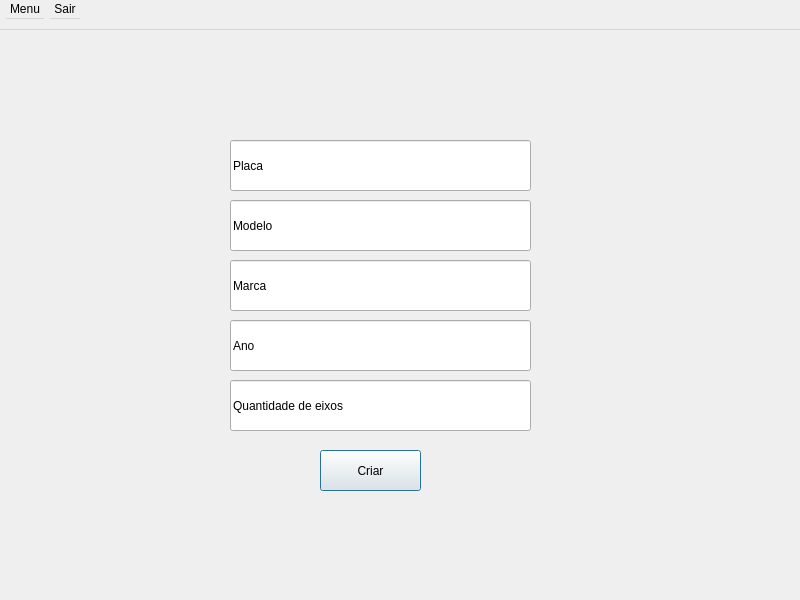
<?xml version="1.0" encoding="UTF-8"?>
<ui version="4.0">
 <class>cadastroVeiculos</class>
 <widget class="QDialog" name="cadastroVeiculos">
  <property name="geometry">
   <rect>
    <x>0</x>
    <y>0</y>
    <width>800</width>
    <height>600</height>
   </rect>
  </property>
  <property name="windowTitle">
   <string>Tela de Cadastro de Veiculos</string>
  </property>
  <widget class="QWidget" name="centralwidget">
   <widget class="QLineEdit" name="lineEdit_placa">
    <property name="geometry">
     <rect>
      <x>230</x>
      <y>140</y>
      <width>301</width>
      <height>51</height>
     </rect>
    </property>
    <property name="text">
     <string>Placa</string>
    </property>
   </widget>
   <widget class="QLineEdit" name="lineEdit_modelo">
    <property name="geometry">
     <rect>
      <x>230</x>
      <y>200</y>
      <width>301</width>
      <height>51</height>
     </rect>
    </property>
    <property name="text">
     <string>Modelo</string>
    </property>
   </widget>
   <widget class="QLineEdit" name="lineEdit_marca">
    <property name="geometry">
     <rect>
      <x>230</x>
      <y>260</y>
      <width>301</width>
      <height>51</height>
     </rect>
    </property>
    <property name="text">
     <string>Marca</string>
    </property>
   </widget>
   <widget class="QLineEdit" name="lineEdit_ano">
    <property name="geometry">
     <rect>
      <x>230</x>
      <y>320</y>
      <width>301</width>
      <height>51</height>
     </rect>
    </property>
    <property name="text">
     <string>Ano</string>
    </property>
   </widget>
   <widget class="QLineEdit" name="lineEdit_quantidadeEixos">
    <property name="geometry">
     <rect>
      <x>230</x>
      <y>380</y>
      <width>301</width>
      <height>51</height>
     </rect>
    </property>
    <property name="text">
     <string>Quantidade de eixos</string>
    </property>
   </widget>
   <widget class="QPushButton" name="pushButton_criarVeiculo">
    <property name="geometry">
     <rect>
      <x>320</x>
      <y>450</y>
      <width>101</width>
      <height>41</height>
     </rect>
    </property>
    <property name="text">
     <string>Criar</string>
    </property>
   </widget>
  </widget>
  <widget class="QStatusBar" name="statusbar"/>
  <widget class="QMenuBar" name="menubar">
   <property name="enabled">
    <bool>true</bool>
   </property>
   <property name="geometry">
    <rect>
     <x>0</x>
     <y>0</y>
     <width>800</width>
     <height>30</height>
    </rect>
   </property>
   <property name="defaultUp">
    <bool>false</bool>
   </property>
   <property name="nativeMenuBar">
    <bool>true</bool>
   </property>
   <widget class="QMenu" name="menuMenu">
    <property name="title">
     <string>Menu</string>
    </property>
   </widget>
   <widget class="QMenu" name="menuSair">
    <property name="title">
     <string>Sair</string>
    </property>
   </widget>
   <addaction name="menuMenu"/>
   <addaction name="menuSair"/>
  </widget>
 </widget>
 <resources/>
 <connections/>
</ui>
